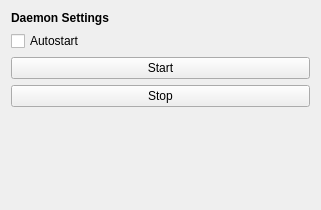
<?xml version="1.0" encoding="UTF-8"?>
<ui version="4.0">
 <class>Daemon</class>
 <widget class="QWidget" name="Daemon">
  <property name="geometry">
   <rect>
    <x>0</x>
    <y>0</y>
    <width>321</width>
    <height>210</height>
   </rect>
  </property>
  <property name="windowTitle">
   <string>Form</string>
  </property>
  <layout class="QVBoxLayout" name="verticalLayout">
   <item>
    <widget class="QLabel" name="label_2">
     <property name="font">
      <font>
       <weight>75</weight>
       <bold>true</bold>
      </font>
     </property>
     <property name="text">
      <string>Daemon Settings</string>
     </property>
    </widget>
   </item>
   <item>
    <widget class="QCheckBox" name="autostartCheckBox">
     <property name="text">
      <string>Autostart</string>
     </property>
    </widget>
   </item>
   <item>
    <widget class="QPushButton" name="startButton">
     <property name="text">
      <string>Start</string>
     </property>
    </widget>
   </item>
   <item>
    <widget class="QPushButton" name="stopButton">
     <property name="text">
      <string>Stop</string>
     </property>
    </widget>
   </item>
   <item>
    <spacer name="verticalSpacer">
     <property name="orientation">
      <enum>Qt::Vertical</enum>
     </property>
     <property name="sizeHint" stdset="0">
      <size>
       <width>20</width>
       <height>40</height>
      </size>
     </property>
    </spacer>
   </item>
  </layout>
 </widget>
 <resources/>
 <connections/>
</ui>
